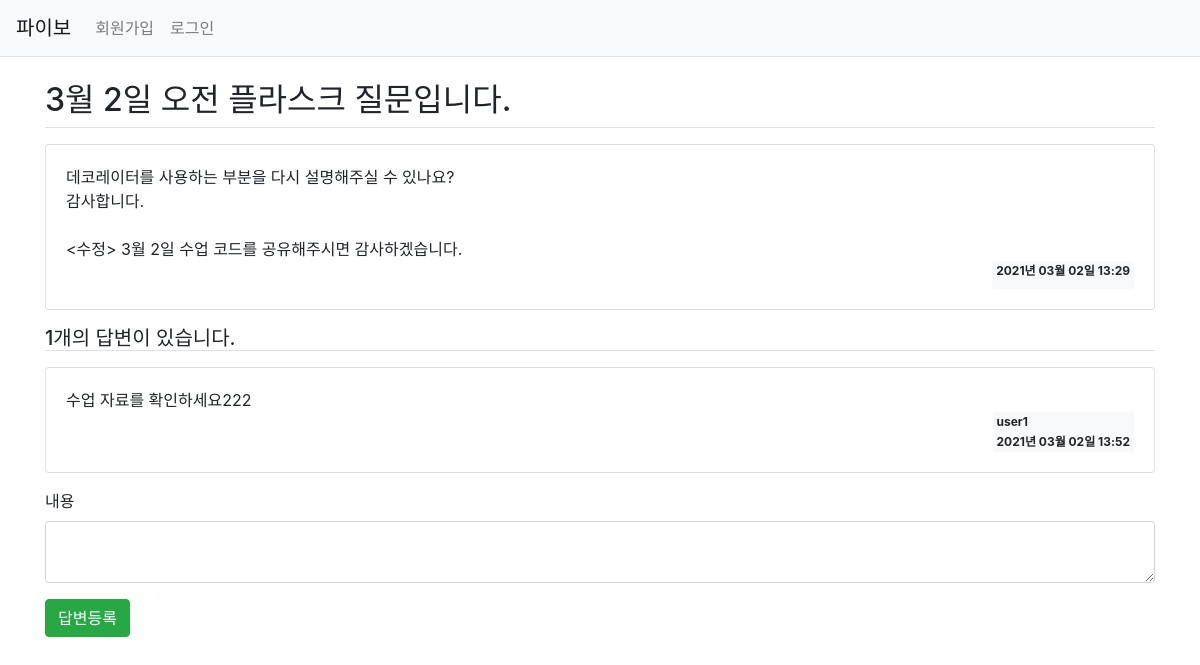
Screenshot of /question/detail/121/ with the database file from the repository.
### Pybo/models.py (models this page shows)
class Question(db.Model):
    id = db.Column(db.Integer, primary_key=True)  # primary_key는 중복되지 않는 값임
    subject = db.Column(db.String(200), nullable=False)
    content = db.Column(db.Text(), nullable=False)
    create_date = db.Column(db.DateTime(), nullable=False)
    user_id = db.Column(db.Integer, db.ForeignKey('user.id', ondelete='CASCADE'), nullable=False)
    user = db.relationship('User', backref=db.backref('question_set'))
    modify_date = db.Column(db.DateTime(), nullable=True)

class Answer(db.Model):
    id = db.Column(db.Integer, primary_key=True)
    question_id = db.Column(db.Integer, db.ForeignKey('question.id', ondelete='CASCADE'))
    question = db.relationship('Question', backref=db.backref('answer_set'))
    content = db.Column(db.Text(), nullable=False)
    create_date = db.Column(db.DateTime(), nullable=False)
    user_id = db.Column(db.Integer, db.ForeignKey('user.id', ondelete='CASCADE'), nullable=False)
    user = db.relationship('User', backref=db.backref('answer_set'))
    modify_date = db.Column(db.DateTime(), nullable=True)

class User(db.Model):
    id = db.Column(db.Integer, primary_key=True)
    username = db.Column(db.String(150), unique=True, nullable=False)
    password = db.Column(db.String(200), nullable=False)
    email = db.Column(db.String(120), unique=True, nullable=False)

### Pybo/views/question_views.py (the view)
@bp.route('/detail/<int:question_id>/')   # <자료형:변수명>
def detail(question_id):
    form = AnswerForm()
    question = Question.query.get_or_404(question_id)
    print(question.content)
    return render_template('question/question_detail.html', question=question, form=form)

### Pybo/forms.py
class AnswerForm(FlaskForm):
    content = TextAreaField('내용', validators=[DataRequired('내용은 필수 입력 항목입니다.')])

### Pybo/filter.py (called while the page is built)
def format_datetime(value, fmt='%Y년 %m월 %d일 %H:%M'):
    return value.strftime(fmt)

### Pybo/views/auth_views.py (called while the page is built)
@bp.before_app_request
def load_logged_ina_user():
    user_id = session.get('user_id')
    if user_id is None:
        g.user = None
    else:
        g.user = User.query.get(user_id)

### Pybo/templates/question/question_detail.html (shortened to what this page needs)
{% extends 'base.html' %}
{% block content %}
<link rel="stylesheet" href="{{url_for('static', filename='bootstrap.min.css')}}">
<div class="container my-3">
    <h2 class="border-bottom py-2">{{ question.subject }}</h2>
    <div class="card my-3">
        <div class="card-body">
            <div class="card-text" style="white-space: pre-line;">{{ question.content }}</div>
            <div class="d-flex justify-content-end">
                <div class="badge badge-light p-1 text-left">
                    <div class="mb-2" {{ question.user.username }}</div>
                    <div> {{ question.create_date | datetime }} </div>
                </div></div>
            </div>
        </div>
    </div>
    <h5 class="border-bottom my-2">{{ question.answer_set | length }}개의 답변이 있습니다.</h5>
    {% for answer in question.answer_set %}
    <div class="card my-3">
        <div class="card-body">
            <div class="card-text" style="white-space: pre-line;">{{ answer.content }}</div>
            <div class="d-flex justify-content-end">
                <div class="badge badge-light p-1 text-left">
                    <div class="mb-2">{{ answer.user.username }}</div>
                    <div>{{ answer.create_date | datetime}}</div>
                </div>
            </div>
        </div>
    </div>
    {% endfor %}
    <form action="{{url_for('answer.create', question_id=question.id)}}" method="post" class="'my-3">
        <div class="form-group">
            {{ form.content.label }}
            {{ form.content(class='form-control') }}
        </div>
        <input type="submit" value="답변등록" class="btn btn-success">
    </form>
</div>
{% endblock %}

### rows the page displays
Question: subject "3월 2일 오전 플라스크 질문입니다.", content "데코레이터를 사용하는 부분을 다시 설명해주실 수 있나요? 감사합니다. <수정> 3월 2일 수업 코드를 공유해주시면 감사하겠습니다.", create_date "2021년 03월 02일 13:29"
Answer: content "수업 자료를 확인하세요222", user.username "user1", create_date "2021년 03월 02일 13:52"

### other values shown
{{ question.answer_set | length }} "1"
